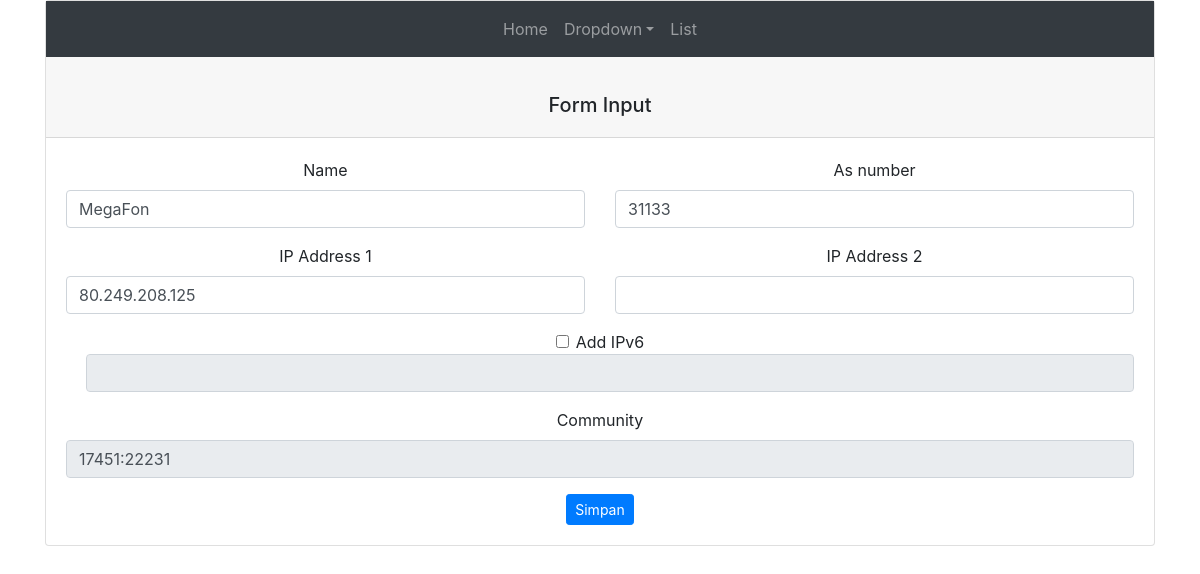
The page /edit.php?id=1 on the database its author committed.
### tables this page shows
CREATE TABLE `ams_ix` (
  `id` int(11) NOT NULL,
  `name` varchar(15) NOT NULL,
  `as_number` int(10) NOT NULL,
  `ip_peering` varchar(15) NOT NULL,
  `ip_peering_2` varchar(15) DEFAULT NULL,
  `ipv6_peering` varchar(50) DEFAULT NULL,
  `community` varchar(15) NOT NULL,
  `ix_name` varchar(50) NOT NULL
);

### edit.php (the view, shortened to what this page needs)
<!DOCTYPE html>
<html lang="en">
<head>
    <link rel="stylesheet" href="css/bootstrap.css">
</head>
<body>
    <div class="container">
        <div class="card text-center">
            <nav class="navbar navbar-expand-md navbar-dark bg-dark">
                <div class="navbar-collapse justify-content-md-center collapse show" id="navbar01">
                    <ul class="navbar-nav">
                        <li class="nav-item">
                            <a class="nav-link" href="index.php">Home</a>
                        </li>
                        <li class="nav-item dropdown">
                            <a class="nav-link dropdown-toggle" href="#"" id="dropdown08" data-toggle="dropdown" aria-haspopup="true" aria-expanded="false">Dropdown</a>
                        </li>
                        <li class="nav-item">
                            <a class="nav-link" href="list.php">List</a>
                        </li>
                    </ul>
                </div>
            </nav>
            <div class="card-header">
                <br>
                <h5 class="text-center">Form Input</h5>
            </div>
            <div class="card-body">
                <?php
                include 'conn/connection.php';
                $id = $_GET['id'];
                $data = mysqli_query($koneksi,"select * from ams_ix where id ='$id' ");
                while($d = mysqli_fetch_array($data)){
                ?>
                <form action="actions/update.php" method="POST" style="text-align: center;">
                    <div class="form-group">
                        <div class="row">
                            <div class="col">
                                <label for=""> Name </label>
                                <input type="text" name="nm" class="form-control" value="<?php echo $d['name']; ?>">
                            </div>
                            <div class="col">
                                <label for=""> As number </label>
                                <input type="text" name="as_nm" class="form-control" value="<?php echo $d['as_number']; ?>">
                            </div>
                        </div>
                    </div>
                    <div class="form-group">
                        <div class="row">
                            <div class="col">
                                <label for=""> IP Address 1</label>
                                <input type="text" name="ipaddr1" class="form-control" value="<?php echo $d['ip_peering']; ?>">
                            </div>
                            <div class="col">
                                <label for=""> IP Address 2</label>
                                <input type="text" name="ipaddr2" class="form-control" value="<?php echo $d['ip_peering_2']; ?>">
                            </div>
                        </div>
                    </div>
                    <div class="form-group">
                        <div class="form-check">
                            <input type="checkbox" class="form-check-input" name="ipv" id="yourBox">
                            <label for="yourBox" class="form-check-label"> Add IPv6 </label>
                            <input type="text" name="ipaddrv6" id="yourText" class="form-control" value="<?php echo $d['ipv6_peering']; ?>" disabled>
                        </div>
                    </div>
                    <div class="form-group">
                        <label for="" > Community </label>
                            <input type="text" name="com" class="form-control" value="<?php echo $d['community']; ?>" readonly>
                    </div>
                        <button type="submit" name="submit" class="btn btn-sm btn-primary btn-btn-block"> Simpan </button>
                </form>
            </div>
            <?php } ?>
        </div>
    </div>
</body>
</html>

### rows shown on the page
ams_ix: nm "MegaFon", as_nm "31133", ipaddr1 "80.249.208.125", com "17451:22231"
